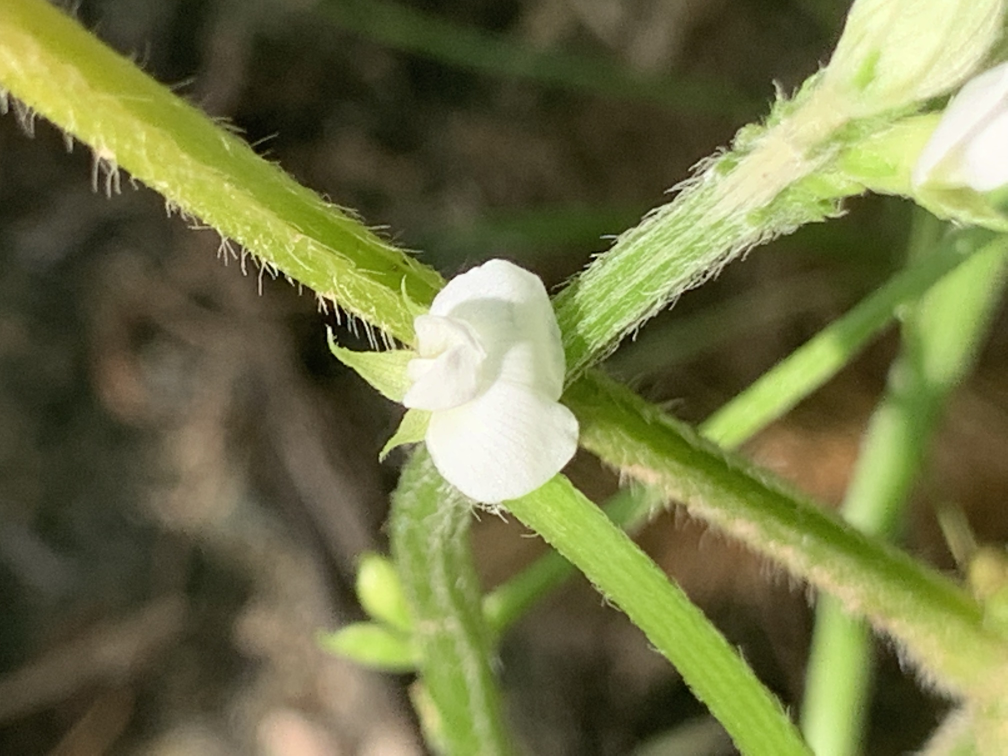
#> input picture histogram-data/1/2022-08-24_211406.jpg, 4032 x 3024 px (shown at 1/4 size); its folder holds 4 pictures in this run
$ python calculate_histogram.py
#> lines starting #> are read from the running program, lines starting #| are printed output that depends on the picture
import cv2
import numpy as np
from matplotlib import pyplot as plt
import os

# 文件夹路径
folder_path_1 = r'histogram-data/1'
folder_path_2 = r'histogram-data/2'

# 加载图像数据并计算直方图
def calculate_histogram(folder_path):
#> called with folder_path = 'histogram-data/1'
    hist_list = []
    for filename in os.listdir(folder_path):
        img = cv2.imread(os.path.join(folder_path, filename), cv2.IMREAD_GRAYSCALE)
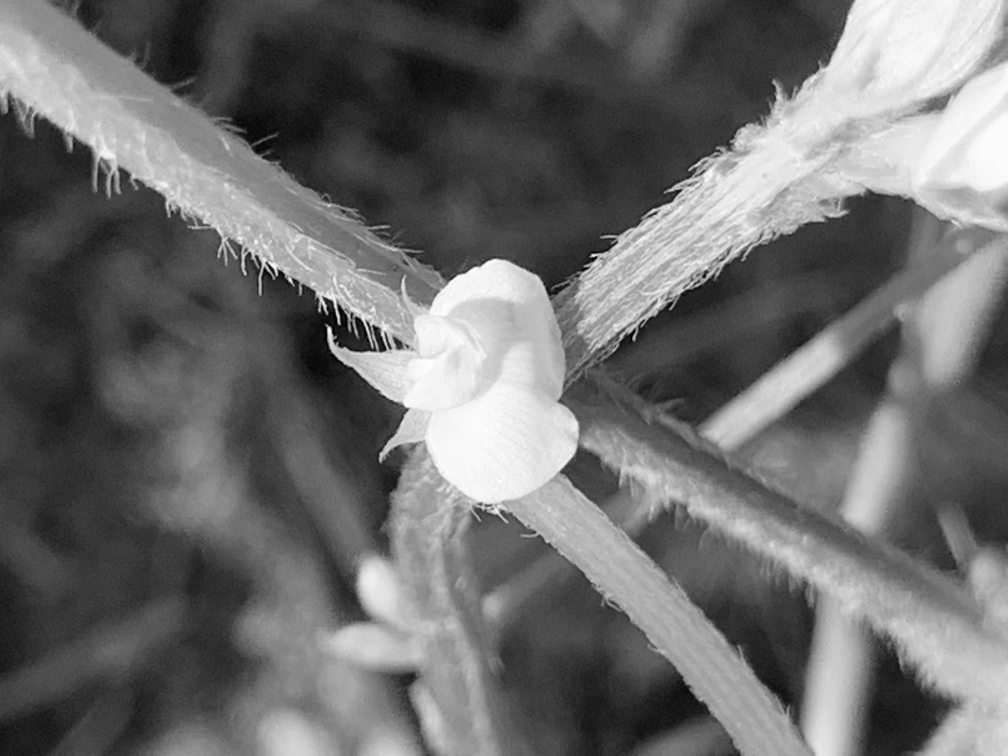
#> img: shape (3024, 4032) (shown at 1/4 size); min 0, max 255, mean 108.1
        hist = cv2.calcHist([img], [0], None, [256], [0, 256])
#> hist = 256 values, max 167724 at index 56, min 137 at index 255, mean 47628
        hist_list.append(hist)
#> pass 2 of the loop in calculate_histogram, `for filename in os.listdir(folder_path):`:
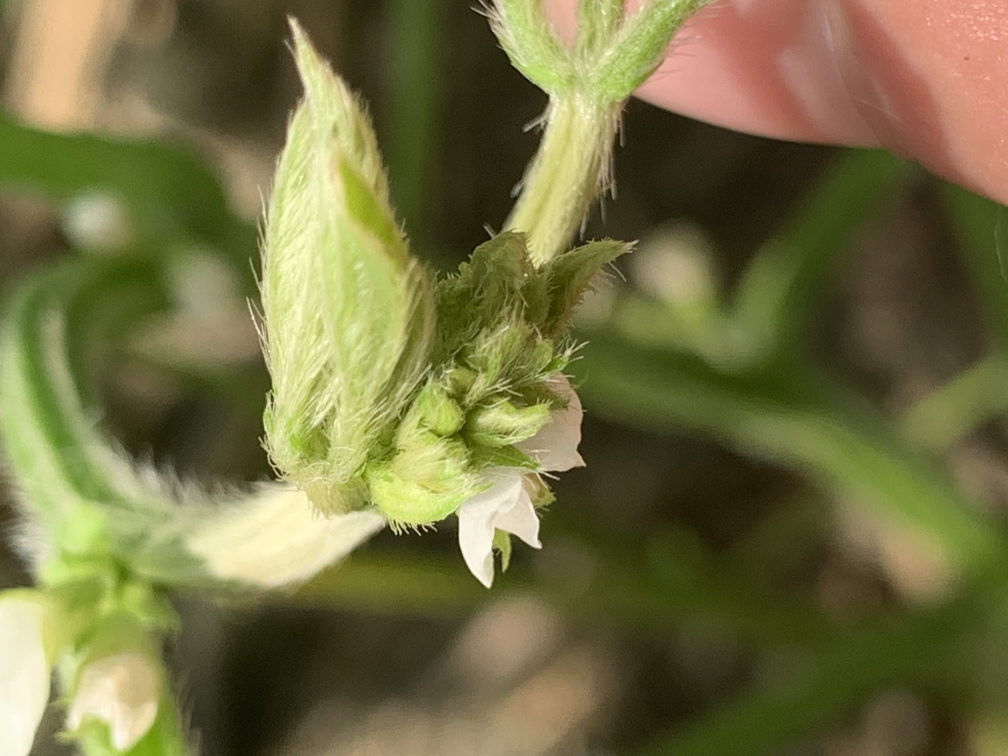
#> input picture histogram-data/1/2022-08-24_211410.jpg, 4032 x 3024 px (shown at 1/4 size)
#> in calculate_histogram, `img = cv2.imread(os.path.join(folder_path, filename), cv2.IMREAD_GRAYS..`:
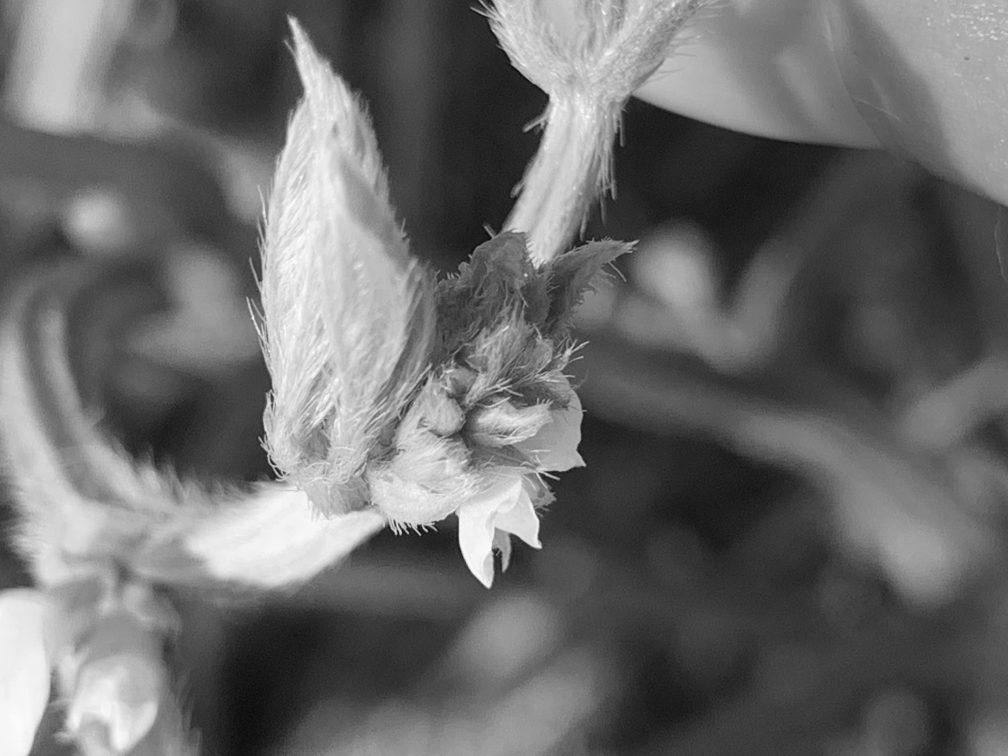
#> img: shape (3024, 4032) (shown at 1/4 size); min 4, max 255, mean 107.3
#> hist = 256 values, max 142045 at index 59, min 0 at index 0, mean 47628
#> pass 3 of the loop in calculate_histogram, `for filename in os.listdir(folder_path):`:
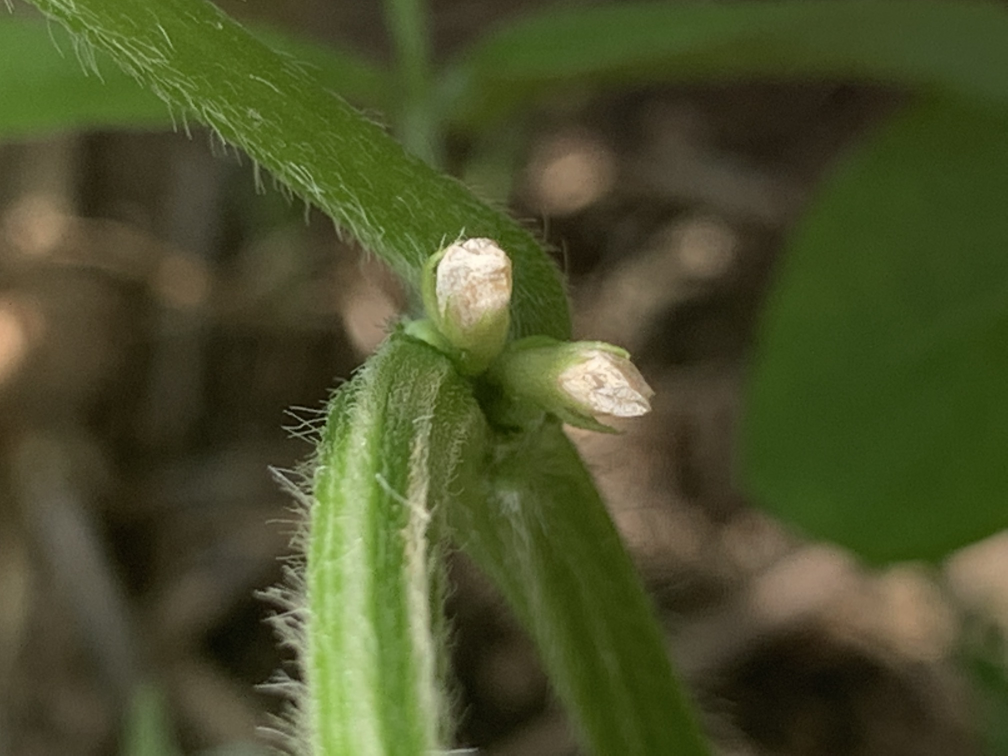
#> input picture histogram-data/1/2022-08-24_211416.jpg, 4032 x 3024 px (shown at 1/4 size)
#> in calculate_histogram, `img = cv2.imread(os.path.join(folder_path, filename), cv2.IMREAD_GRAYS..`:
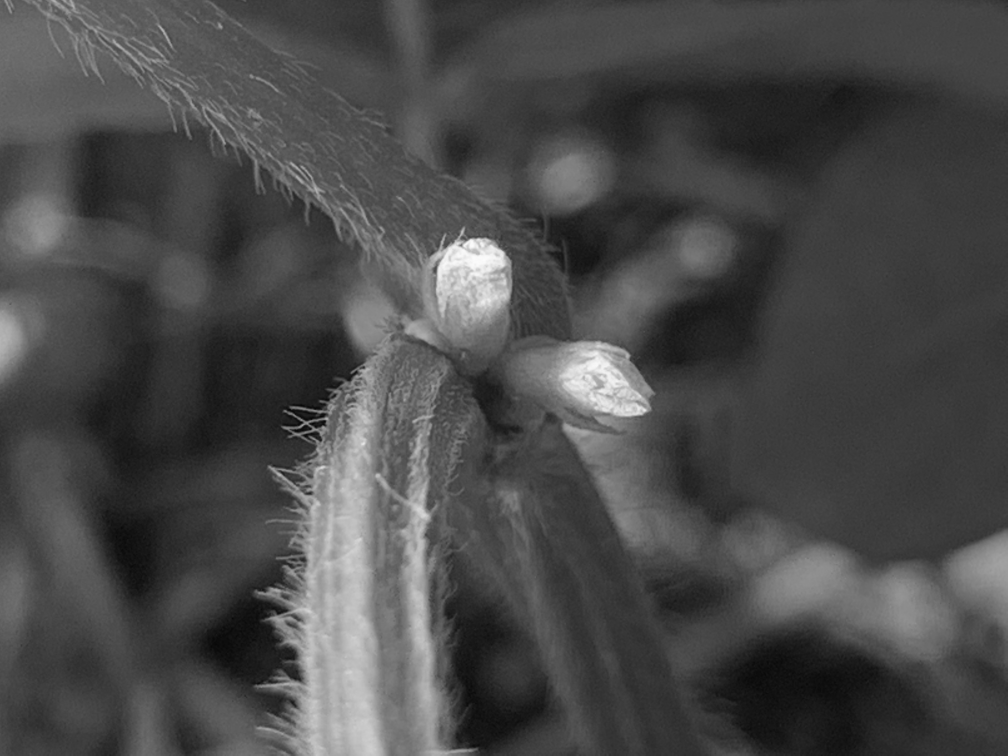
#> img: shape (3024, 4032) (shown at 1/4 size); min 0, max 252, mean 73.8
#> hist = 256 values, max 392746 at index 60, min 0 at index 253, mean 47628
#> the loop made 4 passes; the first 3 are shown
    return hist_list

# 分别计算两个类别的直方图
hist_list_1 = calculate_histogram(folder_path_1)
hist_list_2 = calculate_histogram(folder_path_2)
#> (the run stopped early here; a loop or call above may not have finished)
